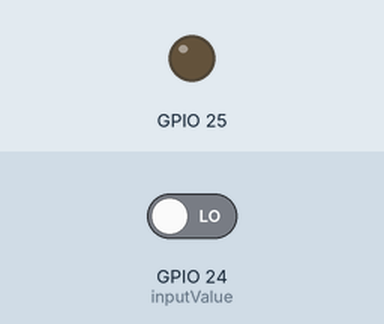
This program was run on a simulated Raspberry Pi (BCM pin numbers). Parts: output pins drawn as LEDs (lit = HIGH). The inputs (shaded band) are chosen by the test bench; at power-on: GPIO 24 (inputValue) LOW.

Above: at 1.2 s.
1.3 s: GPIO 24 (inputValue) driven HIGH
At 3.1 s:
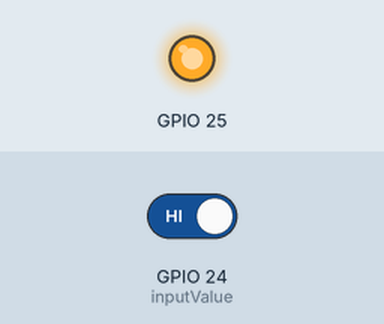
4.3 s: GPIO 24 (inputValue) driven LOW
At 6.1 s:
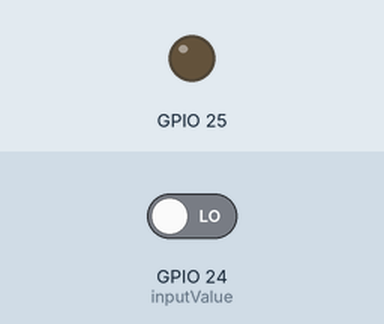
Timing chart, 0 to 7.6 s (numbered marks = the images above; inputs shaded):
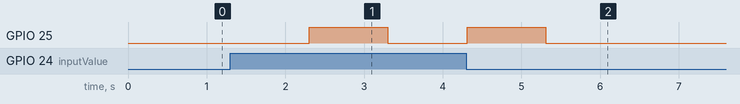

The program:

pushblink.py
```python
import RPi.GPIO as GPIO
import time

GPIO.setmode(GPIO.BCM)
GPIO.setup(24,GPIO.IN)
GPIO.setup(25,GPIO.OUT)

while True:
  inputValue = GPIO.input(24)
  if(inputValue == True):
    time.sleep(1)
    GPIO.output(25,GPIO.HIGH)
    time.sleep(1)
    GPIO.output(25,GPIO.LOW)

  time.sleep(.01)
```

Measured:
- after the input at 1.3 s, GPIO 25: LOW → HIGH after 1.0 s, → LOW 1.0 s later
- after the input at 4.3 s, GPIO 25: goes on until 5.3 s, then stays LOW
